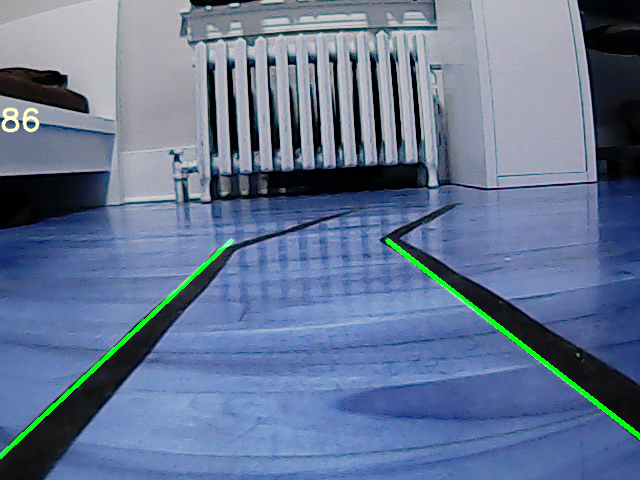
#> input picture AutonomousCar/000_086.png, 640 x 480 px, given in place of the camera
$ python dataCollection.py
#> lines starting #> are read from the running program, lines starting #| are printed output that depends on the picture; after the words box and inside, x2 and y2 are one past the last pixel; in counts of white or black regions, pixels touching at a corner belong together
import cv2
import numpy as np
import math

def ROI(img, vertices):
    mask = np.zeros_like(img)
    match_mask_color = 255
    cv2.fillPoly(mask, vertices, match_mask_color)
    masked_image = cv2.bitwise_and(img, mask)
    return masked_image

def drawLines(img, lines):
    copy_image = np.copy(img)
    empty_image = np.zeros((copy_image.shape[0], copy_image.shape[1], 3), dtype=np.uint8)
    for line in lines:
        for x1, y1, x2, y2 in line:
            cv2.line(empty_image, (x1, y1), (x2, y2), (0, 255, 0), thickness=3)

    img = cv2.addWeighted(img, 0.8, empty_image, 1, 0.0)
    return img

def find_center_lines(img, lines):
    height, width, channel = img.shape
    lane_lines = []
    left_lane_line = []
    right_lanel_line = []

    left_boundary = width * 2/3
    right_boundary = width / 3

    if lines is None:
        print('No lane lines detected')
        return lane_lines

    else:
        for line in lines:
            for x1, y1, x2, y2 in line:
                if x1 == x2:
                    continue
                fit = np.polyfit((x1, x2), (y1, y2), 1)
                slope = fit[0]
                intercept = fit[1]
                if slope < 0:
                    if x1 < left_boundary and x2 < left_boundary:
                        left_lane_line.append((slope, intercept))
                else:
                    if x1 > right_boundary and x2 > right_boundary:
                        right_lanel_line.append((slope, intercept))

        left_fit_average = np.average(left_lane_line, axis=0)
        if len(left_lane_line) > 0:
            slope, intercept = left_fit_average
            y1 = height  # bottom of the frame
            y2 = int(y1 * 1 / 2)  # make points from middle of the frame down

            # bound the coordinates within the frame
            x1 = max(-width, min(2 * width, int((y1 - intercept) / slope)))
            x2 = max(-width, min(2 * width, int((y2 - intercept) / slope)))
            lane_lines.append([[x1, y1, x2, y2]])


        right_fit_average = np.average(right_lanel_line, axis=0)
        if len(right_lanel_line) > 0:
            slope, intercept = right_fit_average
            y1 = height  # bottom of the frame
            y2 = int(y1 * 1 / 2)  # make points from middle of the frame down

            # bound the coordinates within the frame
            x1 = max(-width, min(2 * width, int((y1 - intercept) / slope)))
            x2 = max(-width, min(2 * width, int((y2 - intercept) / slope)))
            lane_lines.append([[x1, y1, x2, y2]])


            return lane_lines


def compute_steering_angle(frame, lane_lines):
    if len(lane_lines) == 0:
        return -90

    height, width, _ = frame.shape
    if len(lane_lines) == 1:
        x1, _, x2, _ = lane_lines[0][0]
        x_offset = x2 - x1
    else:
        _, _, left_x2, _ = lane_lines[0][0]
        _, _, right_x2, _ = lane_lines[1][0]
        camera_mid_offset_percent = 0.02 # 0.0 means car pointing to center, -0.03: car is centered to left, +0.03 means car pointing to right
        mid = int(width / 2 * (1 + camera_mid_offset_percent))
        x_offset = (left_x2 + right_x2) / 2 - mid

    # find the steering angle, which is angle between navigation direction to end of center line
    y_offset = int(height / 2)

    angle_to_mid_radian = math.atan(x_offset / y_offset)  # angle (in radian) to center vertical line
    angle_to_mid_deg = int(angle_to_mid_radian * 180.0 / math.pi)  # angle (in degrees) to center vertical line
    steering_angle = angle_to_mid_deg + 90  # this is the steering angle needed by picar front wheel

    return steering_angle


def main():
    camera = cv2.VideoCapture(1)
    #camera.set(3, 640)
    #camera.set(4, 480)

    while (camera.isOpened()):

        # original images from camera
        ret, image = camera.read()
#> image is the input picture: shape (480, 640, 3); mean B, G, R 146.8, 117.1, 99.3
        image = cv2.cvtColor(image, cv2.COLOR_BGR2RGB)
        cv2.imshow('Original', image)

        kernel = np.ones((5, 5), np.uint8)
        erosion = cv2.erode(image, kernel, iterations=1)
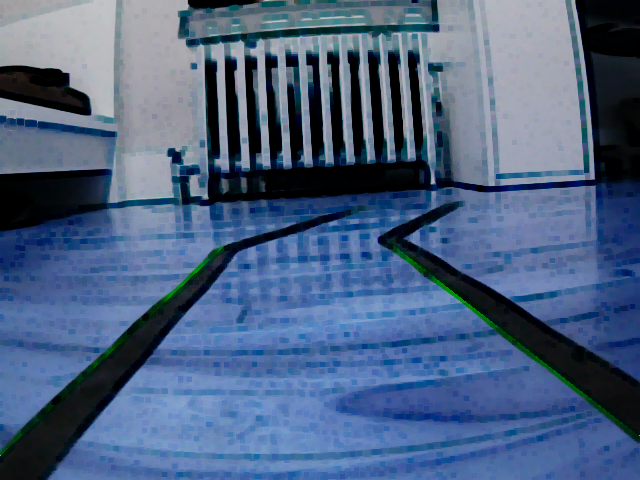
#> erosion: shape (480, 640, 3); mean R, G, B 76.6, 97.9, 129.9

        dialation = cv2.dilate(image, kernel, iterations=1)

        cv2.imshow("dialation", dialation)
        # covert into gray scale
        b_w_image = cv2.cvtColor(dialation, cv2.COLOR_BGR2GRAY)
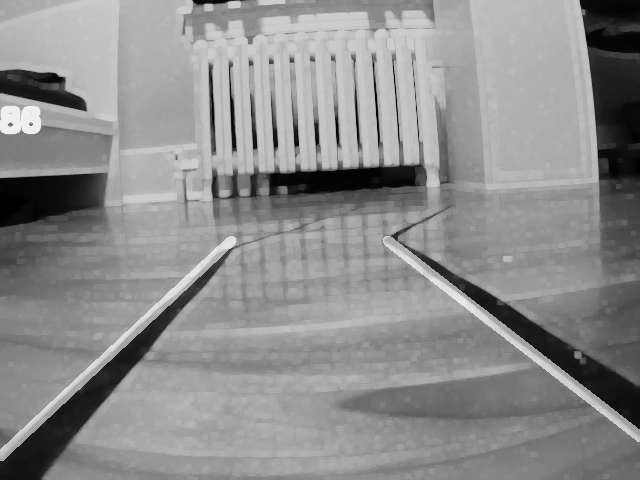
#> b_w_image: shape (480, 640); min 0, max 239, mean 140.8
        cv2.imshow('B/W', b_w_image)

        cv2.imshow("erosion", erosion)

        edges = cv2.Canny(b_w_image, 100, 200, apertureSize=3)
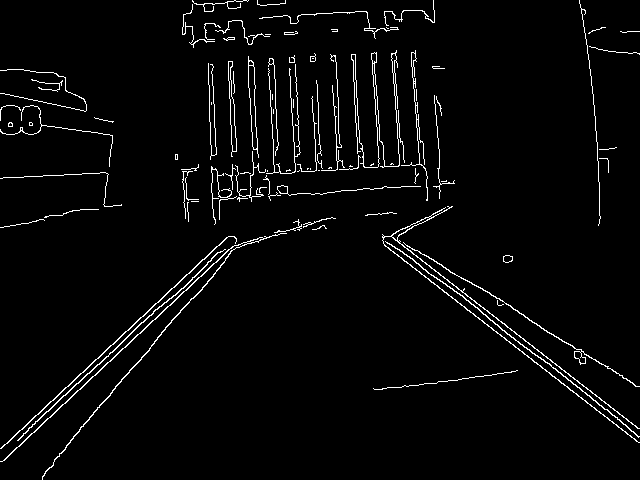
#> edges: shape (480, 640); 3.2% white in thin lines or dots

        cv2.imshow('Edge Detection', edges)


        height = edges.shape[0]
#> height = 480
        width = edges.shape[1]
#> width = 640

        ROI_vertices = [
            (0, height * 1 / 2),
            (width, height * 1 / 2),
            (width, height),
            (0, height)
        ]

        ROIimage = ROI(edges, np.array([ROI_vertices], np.int32), )
#> in ROI, `cv2.fillPoly(mask, vertices, match_mask_color)`:
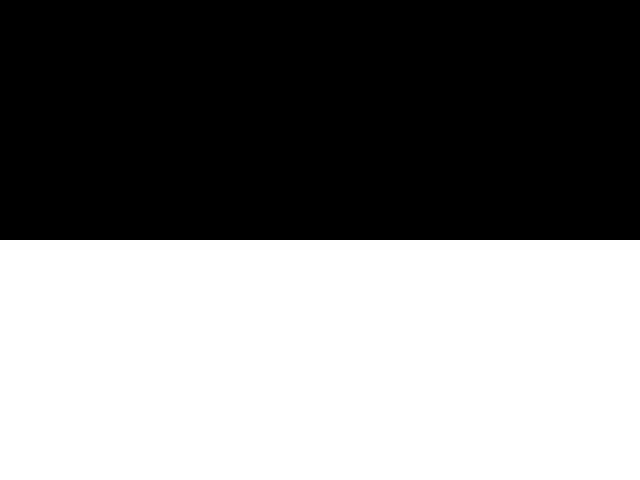
#> mask: shape (480, 640); 50% white; 1 white region, box (x1, y1, x2, y2) and area: (0, 240, 640, 480) 153600
#> in ROI, `masked_image = cv2.bitwise_and(img, mask)`:
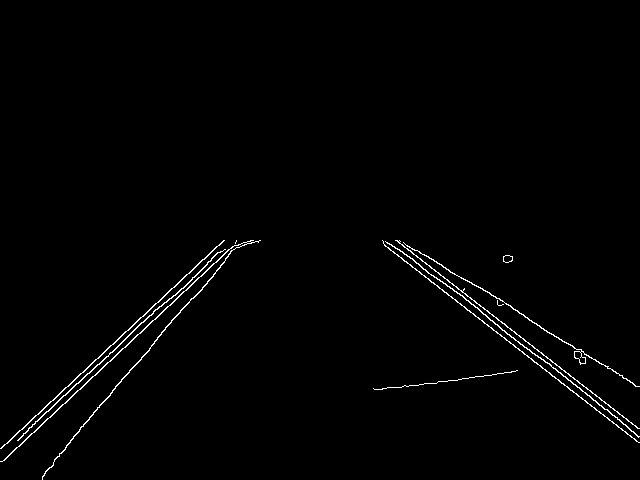
#> masked_image: shape (480, 640); 1.2% white in thin lines or dots, all inside (x1, y1, x2, y2) = (0, 240, 640, 480)

        lines = cv2.HoughLinesP(ROIimage, 1, np.pi / 180, 100, minLineLength=100, maxLineGap=10)
#> lines = [[0, 448, 223, 240], [383, 243, 638, 442], [396, 240, 637, 428], [2, 461, 235, 243], [23, 434, 164, 302], [436, 277, 633, 431], [80, 427, 225, 260], [45, 471, 132, 368], [401, 387, 515, 371]]

        lane_lines = find_center_lines(image, lines)
#> the loop in find_center_lines, `for line in lines:` made 9 passes
#> after the loop in find_center_lines, `for line in lines:`: left_lane_line = [(-0.933, 448), (-0.936, 462.9), (-0.936, 455.5), (-1.15, 519.1), (-1.18, 524.3)]; right_lanel_line = [(0.78, -55.89), (0.78, -68.91), (0.782, -63.83)]
#> in find_center_lines, `left_fit_average = np.average(left_lane_line, axis=0)`: left_fit_average = [-1.03, 482]
#> in find_center_lines, `slope, intercept = left_fit_average`: slope = -1.03; intercept = 482
#> in find_center_lines, `x1 = max(-width, min(2 * width, int((y1 - intercept) / slope)))`: x1 = 1
#> in find_center_lines, `x2 = max(-width, min(2 * width, int((y2 - intercept) / slope)))`: x2 = 235
#> in find_center_lines, `right_fit_average = np.average(right_lanel_line, axis=0)`: right_fit_average = [0.781, -62.88]
#> in find_center_lines, `slope, intercept = right_fit_average`: slope = 0.781; intercept = -62.88
#> in find_center_lines, `x1 = max(-width, min(2 * width, int((y1 - intercept) / slope)))`: x1 = 695
#> in find_center_lines, `x2 = max(-width, min(2 * width, int((y2 - intercept) / slope)))`: x2 = 387
#> lane_lines = [[[1, 480, 235, 240]], [[695, 480, 387, 240]]]
        lines_image = drawLines(image, lane_lines)
#> the loop in drawLines, `for line in lines:` made 2 passes
#> in drawLines, `img = cv2.addWeighted(img, 0.8, empty_image, 1, 0.0)`:
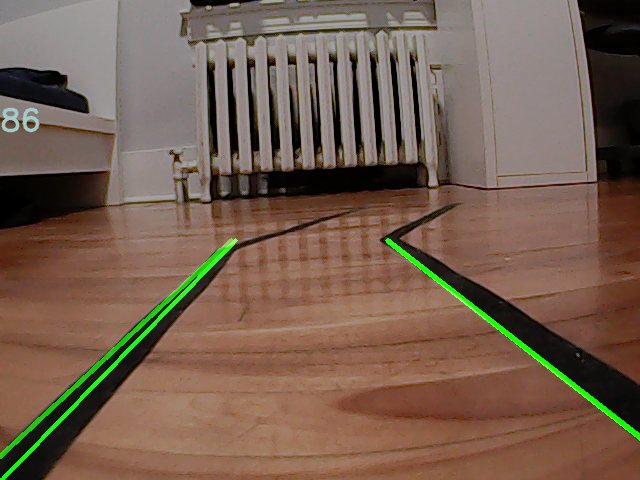
#> img: shape (480, 640, 3); mean of channels 0, 1, 2 79.4, 95.1, 117.5; drawn as B, G, R
        steering_angle = compute_steering_angle(image, lane_lines)
#> in compute_steering_angle, `_, _, left_x2, _ = lane_lines[0][0]`: left_x2 = 235
#> in compute_steering_angle, `_, _, right_x2, _ = lane_lines[1][0]`: right_x2 = 387
#> in compute_steering_angle, `x_offset = (left_x2 + right_x2) / 2 - mid`: x_offset = -15
#> in compute_steering_angle, `angle_to_mid_radian = math.atan(x_offset / y_offset)`: angle_to_mid_radian = -0.0624
#> in compute_steering_angle, `angle_to_mid_deg = int(angle_to_mid_radian * 180.0 / math.pi)`: angle_to_mid_deg = -3
#> in compute_steering_angle, `steering_angle = angle_to_mid_deg + 90`: steering_angle = 87
#> steering_angle = 87

        font  = cv2.FONT_HERSHEY_SIMPLEX
#> font = 0
        cv2.putText(lines_image, str(steering_angle), (0,130), font, 1, (200,255,255), 2, cv2.LINE_AA)
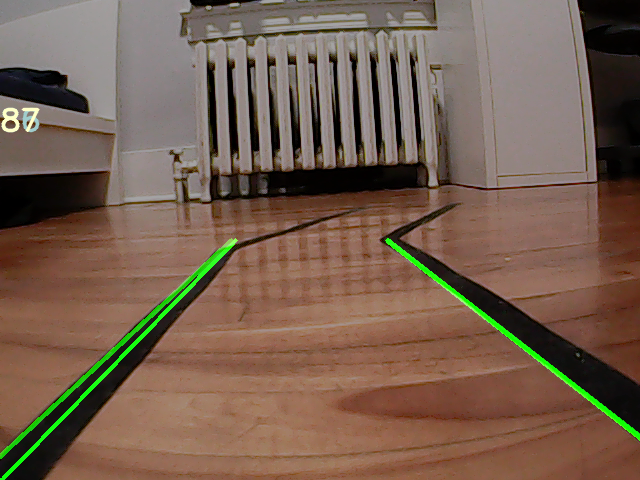
#> lines_image: shape (480, 640, 3); 0.17% of pixels changed, all inside (x1, y1, x2, y2) = (1, 107, 40, 133); drawn as B, G, R
        cv2.imshow('Image with Line detecion', lines_image)


        if cv2.waitKey(1) & 0xFF == ord('q'):
#> (key q is pressed here)
            break

    camera.release()
    cv2.destroyAllWindows()


if __name__ == '__main__':
    main()
